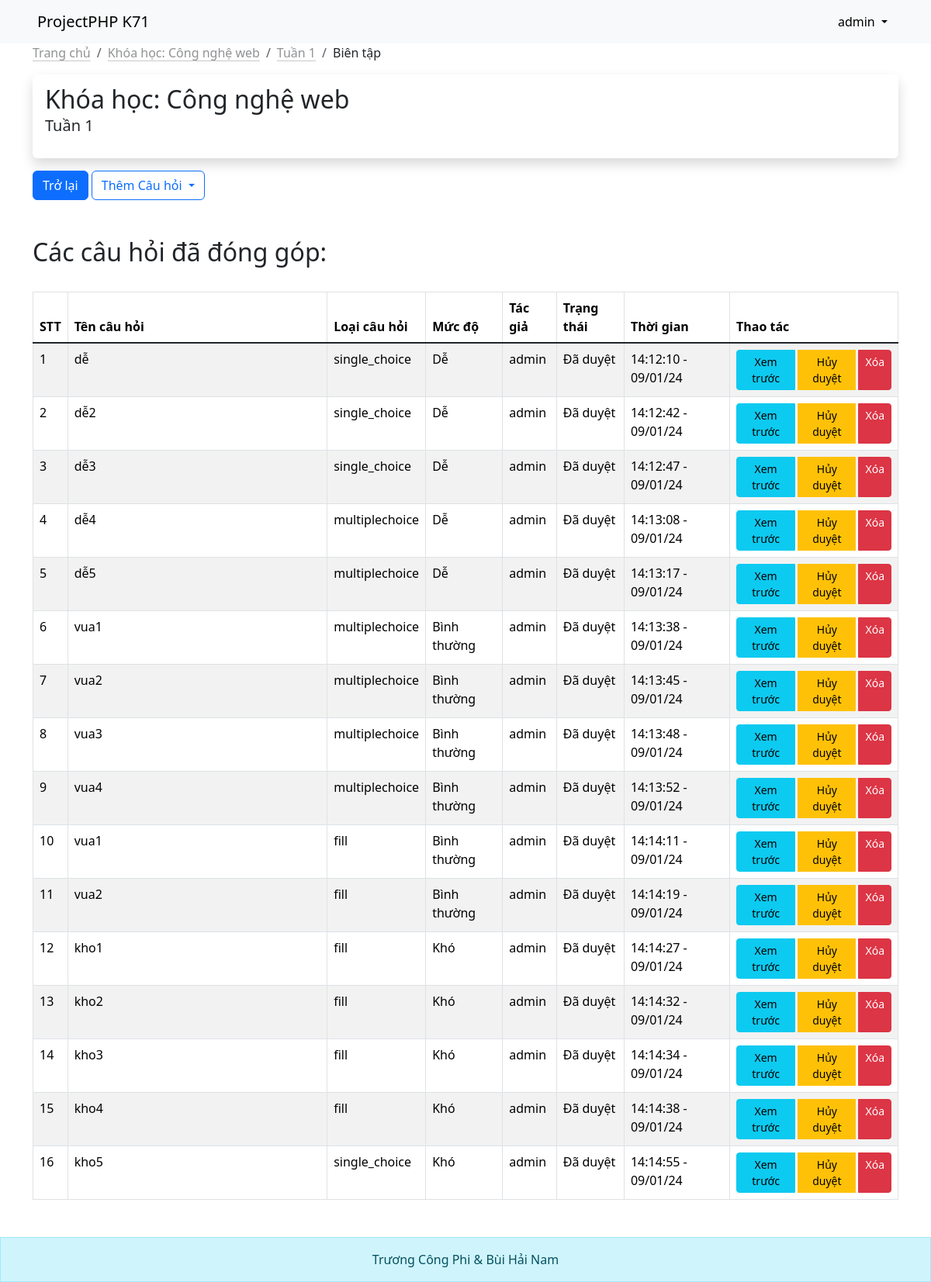
Screenshot of /src/bien_tap.php?course_id=35&lecture_id=169 (signed in) with the database file from the repository.
### tables this page shows
CREATE TABLE `courses` (
  `id` int(11) NOT NULL,
  `course_title` varchar(255) NOT NULL,
  `course_desc` varchar(255) DEFAULT NULL
);

CREATE TABLE `lectures` (
  `id` int(11) NOT NULL,
  `course_id` int(11) NOT NULL,
  `lecture_title` varchar(255) NOT NULL,
  `status` tinyint(1) NOT NULL
);

CREATE TABLE `lecture_questions` (
  `id` int(11) NOT NULL,
  `lecture_id` int(11) NOT NULL,
  `question_name` varchar(255) NOT NULL,
  `image` varchar(255) DEFAULT NULL,
  `level` int(11) NOT NULL,
  `type` varchar(50) NOT NULL,
  `status` tinyint(1) NOT NULL,
  `added_by` varchar(50) NOT NULL,
  `created_at` timestamp NOT NULL DEFAULT current_timestamp()
);

### function.php (called while the page is built, shortened)
<?php
include 'connectdb.php';
function get($table, $condition)
{
	global $conn;
	if (empty($condition)) {
		$query = "SELECT * FROM $table";
	} else {
		$query = "SELECT * FROM `$table` WHERE $condition";
	}
	$result = mysqli_query($conn, $query);
	if ($result->num_rows > 0) {
		return $result->fetch_assoc();
	} else {
		return null;
	}
}
function getArray($tableName, $condition)
{
	global $conn;
	if (empty($condition)) {
		$query = "SELECT * FROM $tableName";
	} else {
		$query = "SELECT * FROM $tableName WHERE $condition";
	}
	$result = mysqli_query($conn, $query);
	if ($result && $result->num_rows > 0) {
		return $result;
	} else {
		return null;
	}
}

### src/bien_tap.php (the view, shortened to what this page needs)
<?php
   include 'navbar.php';
   $data_course = get('courses', 'id=' . $_GET['course_id'] . '');
   $data_lecture = get('lectures', 'id=' . $_GET['lecture_id'] . '');
   ?>
<nav aria-label="breadcrumb">
    <ol class="breadcrumb">
        <li class="breadcrumb-item"><a class="link-dark link-opacity-50 link-opacity-100-hover link-offset-2 link-underline-opacity-25 link-underline-opacity-100-hover" href="khoa_hoc.php">Trang chủ</a></li>
        <li class="breadcrumb-item"><a class="link-dark link-opacity-50 link-opacity-100-hover link-offset-2 link-underline-opacity-25 link-underline-opacity-100-hover" href="bai_giang.php?course_id=<?= $_GET['course_id'] ?>">Khóa học:
                <?= $data_course['course_title'] ?></a>
        </li>
        <li class="breadcrumb-item"><a class="link-dark link-opacity-50 link-opacity-100-hover link-offset-2 link-underline-opacity-25 link-underline-opacity-100-hover" href="bai_giang.php?course_id=<?= $_GET['course_id'] ?>"><?= $data_lecture['lecture_title'] ?></a></li>
        <li class="breadcrumb-item text-dark active" aria-current="page">Biên tập</li>
    </ol>
</nav>
<div class="d-flex align-items-center p-3 my-3 bg-purple rounded shadow">
    <div class="lh-1">
        <h2 class="mb-0 lh-1">Khóa học: <?= $data_course['course_title'] ?></h2>
        <p class="fw-medium fs-5 mt-2"><?= $data_lecture['lecture_title'] ?></p>
    </div>
</div>
<div class="dropdown show">
    <a class="btn btn-primary" href="bai_giang.php?course_id=<?= $_GET['course_id'] ?>">Trở lại</a>
    <a class="btn btn-outline-primary dropdown-toggle" href="#" role="button" data-bs-toggle="dropdown" aria-haspopup="true" aria-expanded="false">
        Thêm Câu hỏi
    </a>
</div>
<br><br>
<h2>Các câu hỏi đã đóng góp:</h2><br>
<div class="">
    <table class="table table-striped table-bordered " id="myTable1">
        <thead>
            <tr>
                <th title='Số thứ tự'>STT</th>
                <th>Tên câu hỏi</th>
                <th>Loại câu hỏi</th>
                <th>Mức độ</th>
                <?= ($role_course == 1 || $role_all > 0) ? "<th>Tác giả</th>" : '' ?>
                <th>Trạng thái</th>
                <th>Thời gian</th>
                <th>Thao tác</th>
            </tr>
        </thead>
        <tbody class='table-group-divider'>
            <?php
               if ($role_course == 1 || $role_all > 0) {
                   $data_question = getArray('lecture_questions', "lecture_id={$_GET['lecture_id']}");
               } else {
                   $data_question = getArray('lecture_questions', "lecture_id={$_GET['lecture_id']} AND added_by= '{$_SESSION['username']}'");
               }
               ?>
            <?php
               $stt = 1;
               if ($data_question !== null) {
                   foreach ($data_question as $data) : ?>
                    <tr>
                        <td><?= $stt ?></td>
                        <td class='text-break' style='width:30%'><?= $data['question_name'] ?><br><img width='80%' alt='' src='<?= $data['image'] ?>'></td>
                        <td><?= $data['type'] ?></td>
                        <td><?php if ($data['level'] == 1) : echo 'Dễ';
                               elseif ($data['level'] == 2) : echo 'Bình thường';
                               elseif ($data['level'] == 3) : echo 'Khó';
                               endif; ?>
                        </td>
                        <?= ($role_course == 1 || $role_all > 0) ? '<td>' . $data['added_by'] . '</td>' : '' ?>
                        <td><?= ($data['status'] == 0) ? 'Chưa duyệt' : 'Đã duyệt' ?></td>
                        <td><?= date("H:i:s - d/m/y", strtotime($data['created_at'])) ?></td>
                        <td>
                            <div class="btn-group btn-group-sm">
                                <a class='btn btn-sm btn-info me-1' href='xem_truoc_cau_hoi.php?course_id=<?= $_GET['course_id'] ?>&lecture_id=<?= $_GET['lecture_id'] ?>&question_id=<?= $data['id'] ?>' role='button'>Xem
                                    trước</a>
                                <?php if ($role_course == 1 || $role_all > 0) {
                                       if ($data['status'] == 0) {
                                   ?>
                                        <a class='btn btn-sm btn-success me-1' href='duyet_cau_hoi.php?course_id=<?= $_GET['course_id'] ?>&lecture_id=<?= $_GET['lecture_id'] ?>&question_id=<?= $data['id'] ?>&task=confirm' role='button'>Duyệt</a>
                                    <?php
                                       } else {
                                       ?>
                                        <a class='btn btn-sm btn-warning me-1' href='duyet_cau_hoi.php?course_id=<?= $_GET['course_id'] ?>&lecture_id=<?= $_GET['lecture_id'] ?>&question_id=<?= $data['id'] ?>&task=cancel_confirm' role='button'>Hủy duyệt</a>
                                    <?php
                                       } ?>
                                    <a class='btn btn-sm btn-danger' href='xoa_cau_hoi.php?course_id=<?= $_GET['course_id'] ?>&lecture_id=<?= $_GET['lecture_id'] ?>&question_id=<?= $data['id'] ?>' role='button'>Xóa</a>
                                <?php } ?>
                            </div>
                        </td>
                    </tr>
                <?php
                       $stt++;
                   endforeach;
               } else { ?>
                <td <?= ($role_course == 1 || $role_all > 0) ? 'colspan=8' : 'colspan=7' ?> align="center">Chưa có đóng
                    góp
                    câu hỏi nào</td>
            <?php } ?>
        </tbody>
    </table>
</div>
<?php include 'footer.php' ?>

### src/navbar.php (shortened to what this page needs)
<?php
include '../connectdb.php';
include '../function.php';
$username = $_SESSION['username'];
if (isset($_GET['course_id'])) {
    if ($username == 'admin') {
        $role_course = 1;
    } elseif (is_numeric($_GET['course_id'])) {
        $condition = "course_id={$_GET['course_id']} AND username='{$username}'";
        $role_course = get('course_management', $condition)['role'];
    } else {
        header('Location: 404_error.php');
        exit();
    }
}
?>
<!DOCTYPE html>
<html lang="en">
<head>
    <link href="https://cdn.jsdelivr.net/npm/bootstrap@5.3.2/dist/css/bootstrap.min.css" rel="stylesheet">
    <link rel="stylesheet" href="https://cdnjs.cloudflare.com/ajax/libs/font-awesome/6.5.1/css/all.min.css">
</head>
<body>
    <nav class="navbar sticky-top navbar-expand-lg navbar-light bg-light ">
        <div class="container-fluid px-5">
            <a class="navbar-brand" href="khoa_hoc.php">ProjectPHP K71</a>
            <div class="collapse navbar-collapse " id="navbarNavDropdown">
                <ul class="navbar-nav ms-auto ">
                    <li class="nav-item dropdown">
                        <a class="nav-link dropdown-toggle active" href="#" id="navbarDropdownMenuLink" role="button" data-bs-toggle="dropdown" aria-expanded="false">
                            <?php
                            echo  $username ?>
                        </a>
                    </li>
                </ul>
            </div>
        </div>
    </nav>
    <div class="container" style="min-height: 100vh;">

### src/footer.php
</div>
<footer>
    <div class="alert rounded-0 alert-info text-center p-3 mb-0 mt-5" role="alert">Trương Công Phi & Bùi Hải Nam</div>
</footer>
</body>
</html>

### rows the page displays
courses: course_title "Công nghệ web"
lectures: lecture_title "Tuần 1"
lecture_questions: question_name "dễ", type "single_choice", level "Dễ", added_by "admin", status "Đã duyệt", created_at "14:12:10 - 09/01/24"
lecture_questions: question_name "dễ2", type "single_choice", level "Dễ", added_by "admin", status "Đã duyệt", created_at "14:12:42 - 09/01/24"
lecture_questions: question_name "dễ3", type "single_choice", level "Dễ", added_by "admin", status "Đã duyệt", created_at "14:12:47 - 09/01/24"
lecture_questions: question_name "dễ4", type "multiplechoice", level "Dễ", added_by "admin", status "Đã duyệt", created_at "14:13:08 - 09/01/24"
lecture_questions: question_name "dễ5", type "multiplechoice", level "Dễ", added_by "admin", status "Đã duyệt", created_at "14:13:17 - 09/01/24"
lecture_questions: question_name "vua1", type "multiplechoice", level "Bình thường", added_by "admin", status "Đã duyệt", created_at "14:13:38 - 09/01/24"
lecture_questions: question_name "vua2", type "multiplechoice", level "Bình thường", added_by "admin", status "Đã duyệt", created_at "14:13:45 - 09/01/24"
lecture_questions: question_name "vua3", type "multiplechoice", level "Bình thường", added_by "admin", status "Đã duyệt", created_at "14:13:48 - 09/01/24"
lecture_questions: question_name "vua4", type "multiplechoice", level "Bình thường", added_by "admin", status "Đã duyệt", created_at "14:13:52 - 09/01/24"
lecture_questions: question_name "vua1", type "fill", level "Bình thường", added_by "admin", status "Đã duyệt", created_at "14:14:11 - 09/01/24"
lecture_questions: question_name "vua2", type "fill", level "Bình thường", added_by "admin", status "Đã duyệt", created_at "14:14:19 - 09/01/24"
lecture_questions: question_name "kho1", type "fill", level "Khó", added_by "admin", status "Đã duyệt", created_at "14:14:27 - 09/01/24"
lecture_questions: question_name "kho2", type "fill", level "Khó", added_by "admin", status "Đã duyệt", created_at "14:14:32 - 09/01/24"
lecture_questions: question_name "kho3", type "fill", level "Khó", added_by "admin", status "Đã duyệt", created_at "14:14:34 - 09/01/24"
lecture_questions: question_name "kho4", type "fill", level "Khó", added_by "admin", status "Đã duyệt", created_at "14:14:38 - 09/01/24"
lecture_questions: question_name "kho5", type "single_choice", level "Khó", added_by "admin", status "Đã duyệt", created_at "14:14:55 - 09/01/24"

### other values shown
$username "admin"
